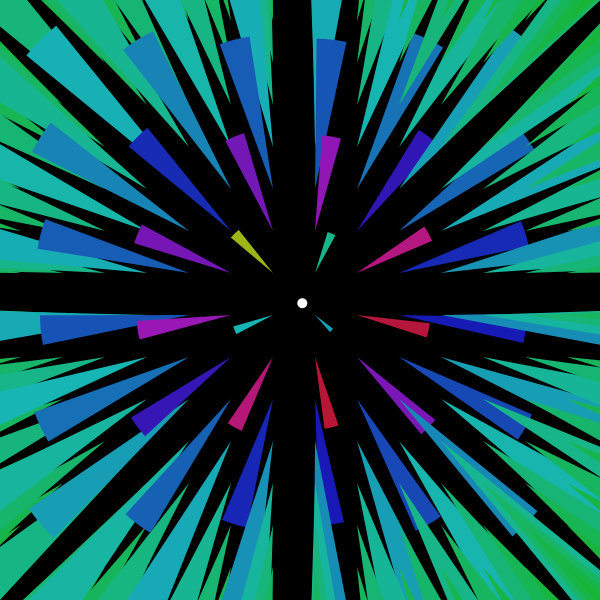
Frame 1 (no input)
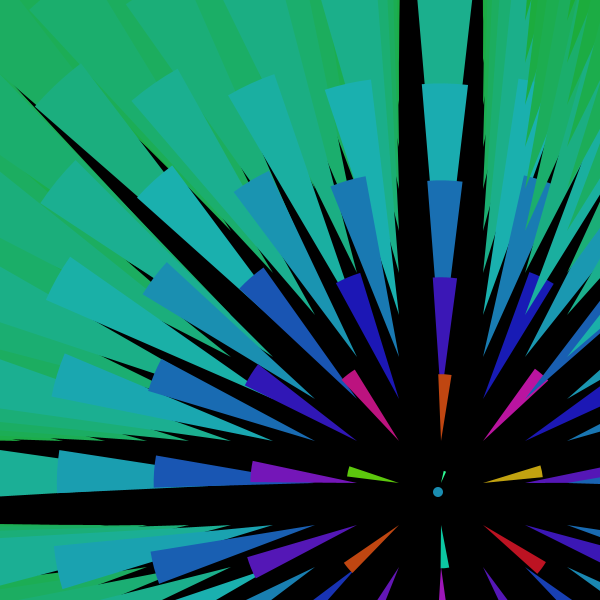
Frame 60 (the mouse pressed at the canvas centre just before this capture)
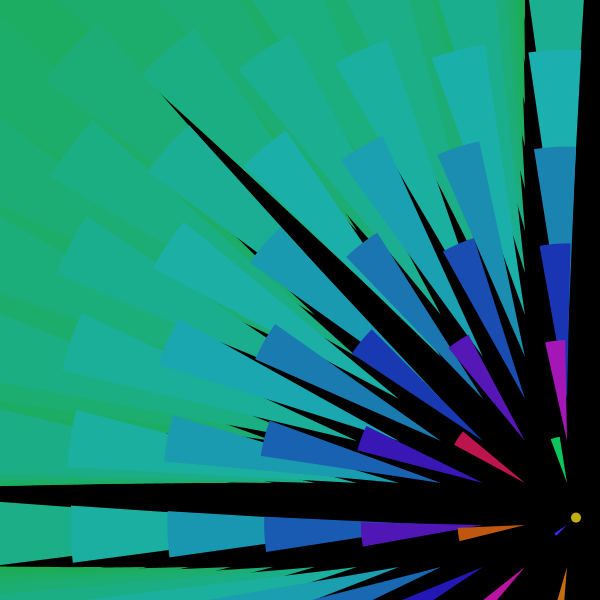
Frame 120 (the mouse held since frame 60 and released just before this capture)

The Processing sketch that drew these frames (run headless with seeded random() and noise(); from frame 60 on, the mouse is pressed at the canvas centre):

// Processing sketch: processing_7708
// ── processing_7708.pde

/**
 * Skizze eigener Idee - Farbsterne, kreisend, ein Ball bewegt sich,
 * Winkelteilung ändert sich mit Ball
 *
 */
  
int numZelles = 14;
int switch1 = 1;
float col01,col02,col03,col04;
float rad = 600/numZelles;
float hrad = rad / 2;
float focus = 110;
float rot_speed = random(0.005,0.2);
float radius2 = 40;
float x_center, y_center;
float r30_fix = 3.14/6;
float r30;
float mouseFactor,mouseDistance;
float xrad,yrad;
float mover_x = 300;
float mover_y = 300;
float blickwinkel, winkel01;
float mover_speedx = 2.3;
float mover_speedy = 3.2;
PFont fontA;

Zelle[] Zelles = new Zelle[numZelles*numZelles];

void setup() 
{
  size(600, 600);
  noStroke();
  smooth();
  colorMode(HSB, 255);
  col01 = random(255);
  
  for (int i = 0; i < numZelles; i++) {
    for (int j = 0; j < numZelles; j++)
    {
    Zelles[numZelles*i+j] = new Zelle(i*rad,j*rad, hrad, i, 1, Zelles,random(-5,5));
    }
  }
}

void draw() 
{
  background(0);
  mover_x = mover_x + mover_speedx;
  if ( mover_x > 600 || mover_x < 0)
  { mover_speedx = mover_speedx*(-1);}
  
  mover_y = mover_y + mover_speedy;
  if ( mover_y > 600 || mover_y < 0 )
  { mover_speedy = mover_speedy*(-1);}
  
  ellipse (mover_x,mover_y,10,10);
    
  
  
  for (int i = 0; i < numZelles; i++) {
    for (int j = 0; j < numZelles; j++)
    {
    Zelles[numZelles*i+j].change_st();
    Zelles[numZelles*i+j].display();   
    }
  }
}

class Zelle {
  float x, y;
  float rad01;
  float x1,y1,d1;
  float winkel = 0;
  float cellspeed ;
  int id;
  Zelle[] others;
 
  Zelle(float xin, float yin, float din, int idin, float winkelin, Zelle[] oin,float cellspeedin) {
    x = xin;
    y = yin;
    
    rad01 = din;
    id = idin;
    others = oin;
    winkel = winkelin;
    cellspeed = cellspeedin;
    
  } 
  
  void change_st() {
    if (switch1 == 1 )
    {
      x_center = x + rad01;
      y_center = y + rad01;
      
      mouseDistance = sqrt(sq(x_center-mover_x) + sq(y+rad01-mover_y));
         
      mouseFactor = 100/mouseDistance; 
      
      winkel = (winkel + .01);
      
      col01 += 0.0005;
      col02 = 210 + 45*sin(0.25*winkel);
      col03 = 170 + 85*sin(0.131*winkel);
        
     
      
           
      d1 = 0.2*abs(rad01*sin(1*winkel));
      
      r30 = r30_fix/mouseFactor;
      
      winkel = mouseFactor;
      
      xrad = 500*r30_fix/mouseFactor;
      yrad = 500*r30_fix/mouseFactor;
      
      x1 = x_center;
      y1 = y_center;
        
    }
  }

       
    void display() {
      
   // translate (radius2*cos(cellspeed*winkel),radius2*sin(cellspeed*winkel));
      
        
    if (d1 > 0 )
    {
    
    if (mouseDistance != 0) 
      { 
        
        winkel01 = asin((mover_y - y1)/mouseDistance);
        
        if ( y1 > mover_y  && x1 > mover_x)
        { blickwinkel = 3.14 - winkel01 ;}
        
        if ( y1 > mover_y && x1 < mover_x ) 
        { blickwinkel = winkel01;}
        
        if ( y1 < mover_y && x1 < mover_x ) 
        { blickwinkel = 6.28 + winkel01;}
        
        if ( y1 < mover_y && x1 > mover_x ) 
        { blickwinkel = 3.14 -  winkel01;}
        
        
      }
       
      
 
      
    fill((col01+100*mouseFactor)%255,col02,col03);
    
    arc(x1,y1,xrad,yrad,blickwinkel-0.1-3.14,blickwinkel+0.1-3.14);
    
    //stroke(100);
    //line(x1,y1,mover_x,mover_y);
       
    // translate (-radius2*cos(cellspeed*winkel),-radius2*sin(cellspeed*winkel));
    
    }
    }
}
    

void mouseClicked() {
  if(switch1 == 0) {
    switch1 = 1;
  } else {
    switch1 = 0;
  }
}
